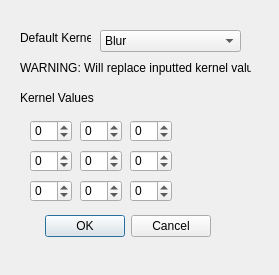
<?xml version="1.0" encoding="UTF-8"?>
<ui version="4.0">
 <class>ConvoluteKernelDialog</class>
 <widget class="QDialog" name="ConvoluteKernelDialog">
  <property name="geometry">
   <rect>
    <x>0</x>
    <y>0</y>
    <width>279</width>
    <height>275</height>
   </rect>
  </property>
  <property name="windowTitle">
   <string>Dialog</string>
  </property>
  <widget class="QDialogButtonBox" name="buttonBox">
   <property name="geometry">
    <rect>
     <x>20</x>
     <y>210</y>
     <width>191</width>
     <height>32</height>
    </rect>
   </property>
   <property name="orientation">
    <enum>Qt::Horizontal</enum>
   </property>
   <property name="standardButtons">
    <set>QDialogButtonBox::Cancel|QDialogButtonBox::Ok</set>
   </property>
  </widget>
  <widget class="QSpinBox" name="kernelValueSpinBox1x1">
   <property name="geometry">
    <rect>
     <x>30</x>
     <y>120</y>
     <width>42</width>
     <height>22</height>
    </rect>
   </property>
   <property name="minimum">
    <number>-100</number>
   </property>
   <property name="maximum">
    <number>100</number>
   </property>
  </widget>
  <widget class="QLabel" name="label">
   <property name="geometry">
    <rect>
     <x>20</x>
     <y>90</y>
     <width>101</width>
     <height>16</height>
    </rect>
   </property>
   <property name="text">
    <string>Kernel Values</string>
   </property>
  </widget>
  <widget class="QLabel" name="label_2">
   <property name="geometry">
    <rect>
     <x>20</x>
     <y>30</y>
     <width>71</width>
     <height>16</height>
    </rect>
   </property>
   <property name="text">
    <string>Default Kernel</string>
   </property>
  </widget>
  <widget class="QComboBox" name="comboBox">
   <property name="geometry">
    <rect>
     <x>100</x>
     <y>30</y>
     <width>141</width>
     <height>22</height>
    </rect>
   </property>
   <property name="editable">
    <bool>false</bool>
   </property>
   <item>
    <property name="text">
     <string>Blur</string>
    </property>
   </item>
   <item>
    <property name="text">
     <string>Prewitt</string>
    </property>
   </item>
   <item>
    <property name="text">
     <string>SobelX</string>
    </property>
   </item>
   <item>
    <property name="text">
     <string>SobelY</string>
    </property>
   </item>
   <item>
    <property name="text">
     <string>Laplace</string>
    </property>
   </item>
   <item>
    <property name="text">
     <string>Sharpen</string>
    </property>
   </item>
  </widget>
  <widget class="QLabel" name="label_3">
   <property name="geometry">
    <rect>
     <x>20</x>
     <y>60</y>
     <width>231</width>
     <height>16</height>
    </rect>
   </property>
   <property name="text">
    <string>WARNING: Will replace inputted kernel values</string>
   </property>
  </widget>
  <widget class="QSpinBox" name="kernelValueSpinBox1x2">
   <property name="geometry">
    <rect>
     <x>80</x>
     <y>120</y>
     <width>42</width>
     <height>22</height>
    </rect>
   </property>
   <property name="minimum">
    <number>-100</number>
   </property>
   <property name="maximum">
    <number>100</number>
   </property>
  </widget>
  <widget class="QSpinBox" name="kernelValueSpinBox1x3">
   <property name="geometry">
    <rect>
     <x>130</x>
     <y>120</y>
     <width>42</width>
     <height>22</height>
    </rect>
   </property>
   <property name="minimum">
    <number>-100</number>
   </property>
   <property name="maximum">
    <number>100</number>
   </property>
  </widget>
  <widget class="QSpinBox" name="kernelValueSpinBox2x1">
   <property name="geometry">
    <rect>
     <x>30</x>
     <y>150</y>
     <width>42</width>
     <height>22</height>
    </rect>
   </property>
   <property name="minimum">
    <number>-100</number>
   </property>
   <property name="maximum">
    <number>100</number>
   </property>
  </widget>
  <widget class="QSpinBox" name="kernelValueSpinBox2x2">
   <property name="geometry">
    <rect>
     <x>80</x>
     <y>150</y>
     <width>42</width>
     <height>22</height>
    </rect>
   </property>
   <property name="minimum">
    <number>-100</number>
   </property>
   <property name="maximum">
    <number>100</number>
   </property>
  </widget>
  <widget class="QSpinBox" name="kernelValueSpinBox2x3">
   <property name="geometry">
    <rect>
     <x>130</x>
     <y>150</y>
     <width>42</width>
     <height>22</height>
    </rect>
   </property>
   <property name="minimum">
    <number>-100</number>
   </property>
   <property name="maximum">
    <number>100</number>
   </property>
  </widget>
  <widget class="QSpinBox" name="kernelValueSpinBox3x1">
   <property name="geometry">
    <rect>
     <x>30</x>
     <y>180</y>
     <width>42</width>
     <height>22</height>
    </rect>
   </property>
   <property name="minimum">
    <number>-100</number>
   </property>
   <property name="maximum">
    <number>100</number>
   </property>
  </widget>
  <widget class="QSpinBox" name="kernelValueSpinBox3x2">
   <property name="geometry">
    <rect>
     <x>80</x>
     <y>180</y>
     <width>42</width>
     <height>22</height>
    </rect>
   </property>
   <property name="minimum">
    <number>-100</number>
   </property>
   <property name="maximum">
    <number>100</number>
   </property>
  </widget>
  <widget class="QSpinBox" name="kernelValueSpinBox3x3">
   <property name="geometry">
    <rect>
     <x>130</x>
     <y>180</y>
     <width>42</width>
     <height>22</height>
    </rect>
   </property>
   <property name="minimum">
    <number>-100</number>
   </property>
   <property name="maximum">
    <number>100</number>
   </property>
  </widget>
 </widget>
 <resources/>
 <connections>
  <connection>
   <sender>buttonBox</sender>
   <signal>accepted()</signal>
   <receiver>ConvoluteKernelDialog</receiver>
   <slot>accept()</slot>
   <hints>
    <hint type="sourcelabel">
     <x>248</x>
     <y>254</y>
    </hint>
    <hint type="destinationlabel">
     <x>157</x>
     <y>274</y>
    </hint>
   </hints>
  </connection>
  <connection>
   <sender>buttonBox</sender>
   <signal>rejected()</signal>
   <receiver>ConvoluteKernelDialog</receiver>
   <slot>reject()</slot>
   <hints>
    <hint type="sourcelabel">
     <x>316</x>
     <y>260</y>
    </hint>
    <hint type="destinationlabel">
     <x>286</x>
     <y>274</y>
    </hint>
   </hints>
  </connection>
 </connections>
</ui>
